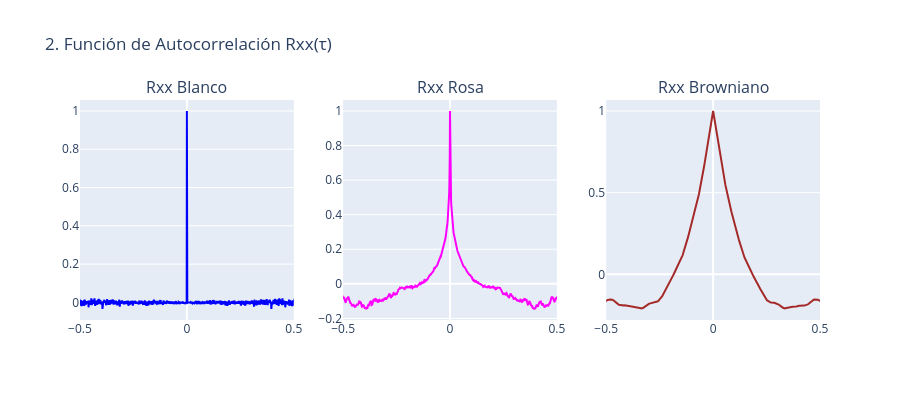

Source (notebook cell):
### Markdown cell above
* Grafica los mismos elementos que en el ejercicio pasado para: Ruido Blanco, Ruido Rosa y Ruido Browniano. En el Ruido Blanco, la autocorrelación cae inmediatamente a cero para todo desfase $\tau > 0$. Sin embargo, en el Ruido Rosa o Browniano la función $R_{xx}(\tau)$ decae de forma progresiva. ¿Qué representa esta persistencia en términos de la "memoria temporal" o correlación del sistema?

### Code cell
tau = np.arange(-len(h_white)+1, len(h_white)) / srate
Rxx_white = np.correlate(h_white, h_white, mode='full')
Rxx_pink = np.correlate(h_pink, h_pink, mode='full')
Rxx_brown = np.correlate(h_brown, h_brown, mode='full')

fig_autocorr = make_subplots(rows=1, cols=3, subplot_titles=("Rxx Blanco", "Rxx Rosa", "Rxx Browniano"))
fig_autocorr.add_trace(go.Scatter(x=tau, y=Rxx_white/np.max(Rxx_white), line=dict(color='blue')), row=1, col=1)
fig_autocorr.add_trace(go.Scatter(x=tau, y=Rxx_pink/np.max(Rxx_pink), line=dict(color='magenta')), row=1, col=2)
fig_autocorr.add_trace(go.Scatter(x=tau, y=Rxx_brown/np.max(Rxx_brown), line=dict(color='brown')), row=1, col=3)
fig_autocorr.update_layout(height=400, title_text="2. Función de Autocorrelación Rxx(\u03C4)", showlegend=False)
fig_autocorr.update_xaxes(range=[-0.5, 0.5]) # Zoom inicial en el centro
fig_autocorr.show()

### Figure 1 — Plotly figure (JSON) as saved in the notebook; plotly's stock layout.template omitted (floating-point values rounded to 4 significant figures; data arrays with more than 128 entries replaced by an {"elided": "..."} marker saying what was removed)
{"data": [{"line": {"color": "blue"}, "type": "scatter", "x": {"elided": "3999 float values"}, "xaxis": "x", "y": {"elided": "3999 float values"}, "yaxis": "y"}, {"line": {"color": "magenta"}, "type": "scatter", "x": {"elided": "3999 float values"}, "xaxis": "x2", "y": {"elided": "3999 float values"}, "yaxis": "y2"}, {"line": {"color": "brown"}, "type": "scatter", "x": {"elided": "3999 float values"}, "xaxis": "x3", "y": {"elided": "3999 float values"}, "yaxis": "y3"}], "layout": {"annotations": [{"font": {"size": 16}, "showarrow": false, "text": "Rxx Blanco", "x": 0.1444, "xanchor": "center", "xref": "paper", "y": 1, "yanchor": "bottom", "yref": "paper"}, {"font": {"size": 16}, "showarrow": false, "text": "Rxx Rosa", "x": 0.5, "xanchor": "center", "xref": "paper", "y": 1, "yanchor": "bottom", "yref": "paper"}, {"font": {"size": 16}, "showarrow": false, "text": "Rxx Browniano", "x": 0.8556, "xanchor": "center", "xref": "paper", "y": 1, "yanchor": "bottom", "yref": "paper"}], "height": 400, "showlegend": false, "title": {"text": "2. Función de Autocorrelación Rxx(τ)"}, "xaxis": {"anchor": "y", "domain": [0, 0.2889], "range": [-0.5, 0.5]}, "xaxis2": {"anchor": "y2", "domain": [0.3556, 0.6444], "range": [-0.5, 0.5]}, "xaxis3": {"anchor": "y3", "domain": [0.7111, 1], "range": [-0.5, 0.5]}, "yaxis": {"anchor": "x", "domain": [0, 1]}, "yaxis2": {"anchor": "x2", "domain": [0, 1]}, "yaxis3": {"anchor": "x3", "domain": [0, 1]}}}
